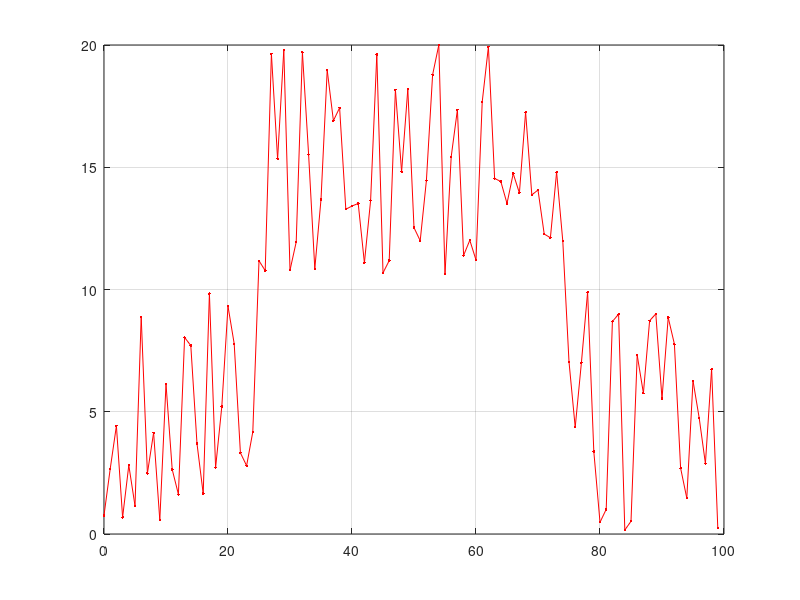
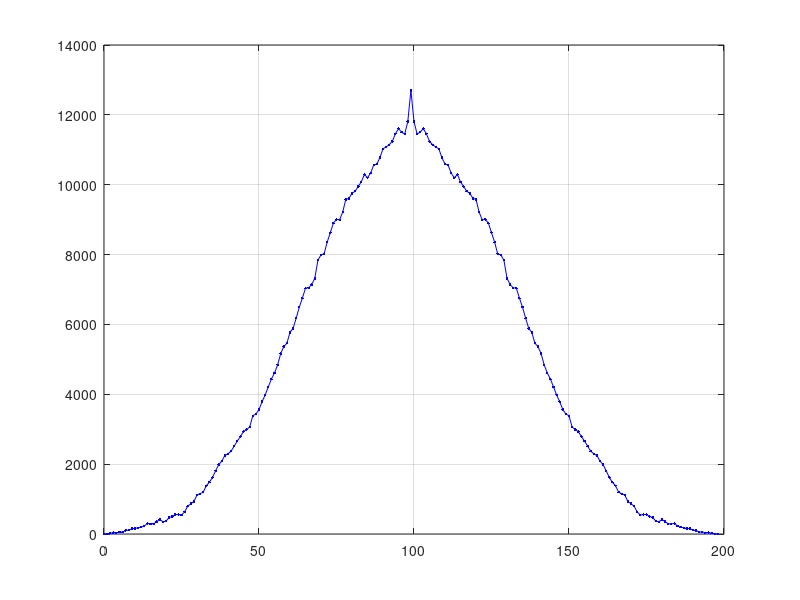

Source code (MATLAB) for these figures, in order:
%filtr dopasowujący - matched filter
clc; clear all; close all;

N = 100;
fs = 10000;
fx = 100;
dt = 1/fs;
t1 = (0:N-1);
x0 = 10*[zeros(1, N/4), ones(1, N/2), zeros(1, N/4)];
xn = x0 + 10*rand(1, length(x0));

h = xn(end:-1:1);

x_ex = xn; %[xn, zeros(1, N)];
% y = filter(x_ex, 1, x_ex);
% y = xcorr(x_ex, x_ex);
y = conv(h, xn);
t2 = (0:(length(y)-1));

figure(1);
plot(t1, xn, 'r.-'); grid on; hold on;

figure(2);
title("Matched filter");
plot(t2, y, 'b.-'); grid on; hold on;
% legend(["sygnal wejsciowy", "sygnal po filtracji(autokorelacja)"]);